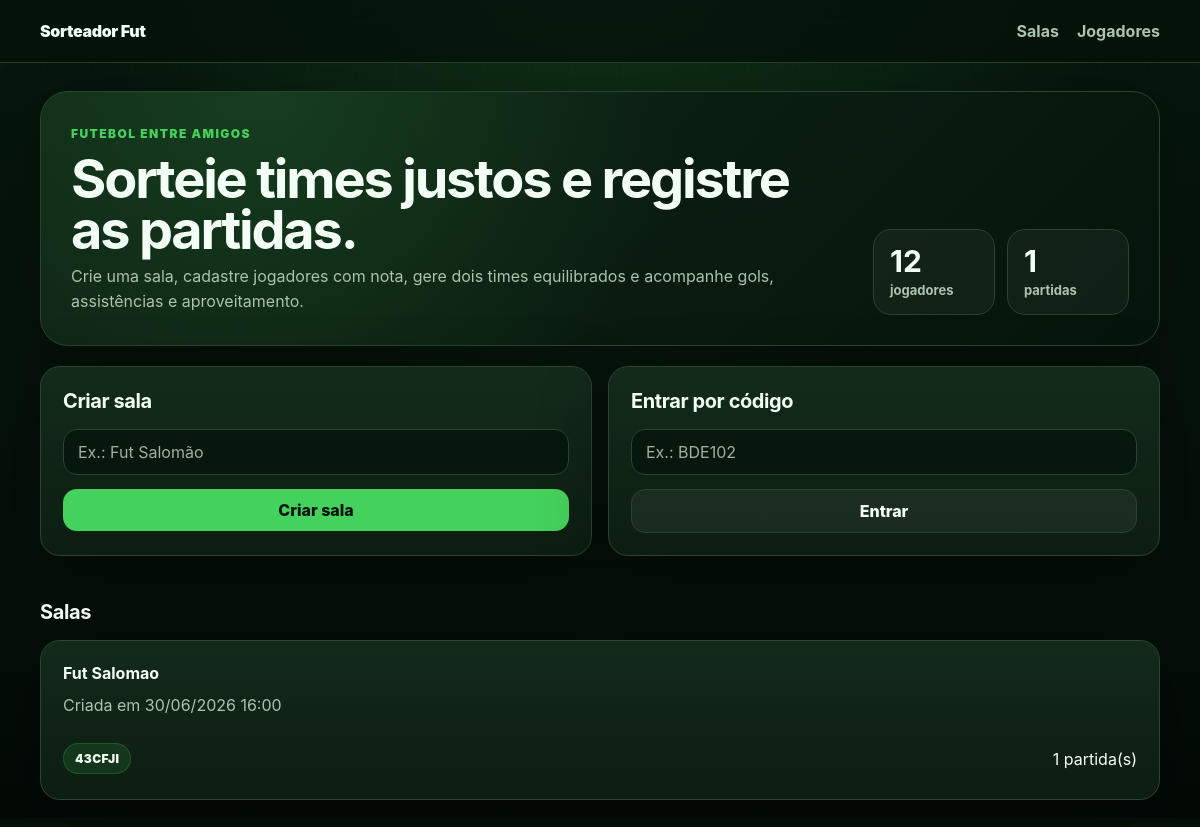
The page / on the database its author committed.
### app.py (models this page shows)
class Room(db.Model):
    id = db.Column(db.Integer, primary_key=True)
    name = db.Column(db.String(120), nullable=False)
    code = db.Column(db.String(12), nullable=True, unique=True, index=True)
    created_at = db.Column(db.DateTime, default=lambda: utcnow_naive(), nullable=False)
    players = db.relationship("Player", back_populates="room")
    matches = db.relationship("Match", back_populates="room", cascade="all, delete-orphan")

### app.py (the view)
@app.route("/")
def index():
    rooms = Room.query.order_by(Room.created_at.desc()).all()
    players_count = Player.query.filter_by(active=True).count()
    matches_count = Match.query.count()
    return render_template("index.html", rooms=rooms, players_count=players_count, matches_count=matches_count)

### app.py (called while the page is built)
def format_datetime(value: datetime | None) -> str:
    if value is None:
        return "-"
    return value.strftime("%d/%m/%Y %H:%M")

@app.template_filter("dt")
def dt_filter(value: datetime | None) -> str:
    return format_datetime(value)

### templates/index.html
{% extends "layout.html" %}
{% block content %}
<section class="hero-panel">
  <div>
    <span class="eyebrow">Futebol entre amigos</span>
    <h1>Sorteie times justos e registre as partidas.</h1>
    <p>Crie uma sala, cadastre jogadores com nota, gere dois times equilibrados e acompanhe gols, assistências e aproveitamento.</p>
  </div>
  <div class="hero-stats">
    <div><strong>{{ players_count }}</strong><span>jogadores</span></div>
    <div><strong>{{ matches_count }}</strong><span>partidas</span></div>
  </div>
</section>
<section class="home-grid">
  <div class="card">
    <h2>Criar sala</h2>
    <form action="{{ url_for('create_room') }}" method="post" class="stack-form">
      <input type="text" name="name" placeholder="Ex.: Fut Salomão" required>
      <button type="submit">Criar sala</button>
    </form>
  </div>
  <div class="card">
    <h2>Entrar por código</h2>
    <form action="{{ url_for('join_room') }}" method="post" class="stack-form">
      <input type="text" name="code" placeholder="Ex.: BDE102" maxlength="12" required>
      <button type="submit" class="secondary">Entrar</button>
    </form>
  </div>
</section>
<section class="section-title">
  <h2>Salas</h2>
</section>
{% if rooms %}
  <div class="cards-grid">
    {% for room in rooms %}
      <a class="room-card card" href="{{ url_for('room_detail', room_id=room.id) }}">
        <div>
          <h3>{{ room.name }}</h3>
          <p>Criada em {{ room.created_at|dt }}</p>
        </div>
        <div class="room-card-footer">
          <span class="code-chip">{{ room.code or "SEM CÓDIGO" }}</span>
          <span>{{ room.matches|length }} partida(s)</span>
        </div>
      </a>
    {% endfor %}
  </div>
{% else %}
  <div class="empty">Nenhuma sala criada ainda.</div>
{% endif %}
{% endblock %}

### rows shown on the page
Room: name "Fut Salomao", created_at|dt "30/06/2026 16:00", code "43CFJI", matches|length "1"

### other values the page prints
{{ players_count }} "12"
{{ matches_count }} "1"
